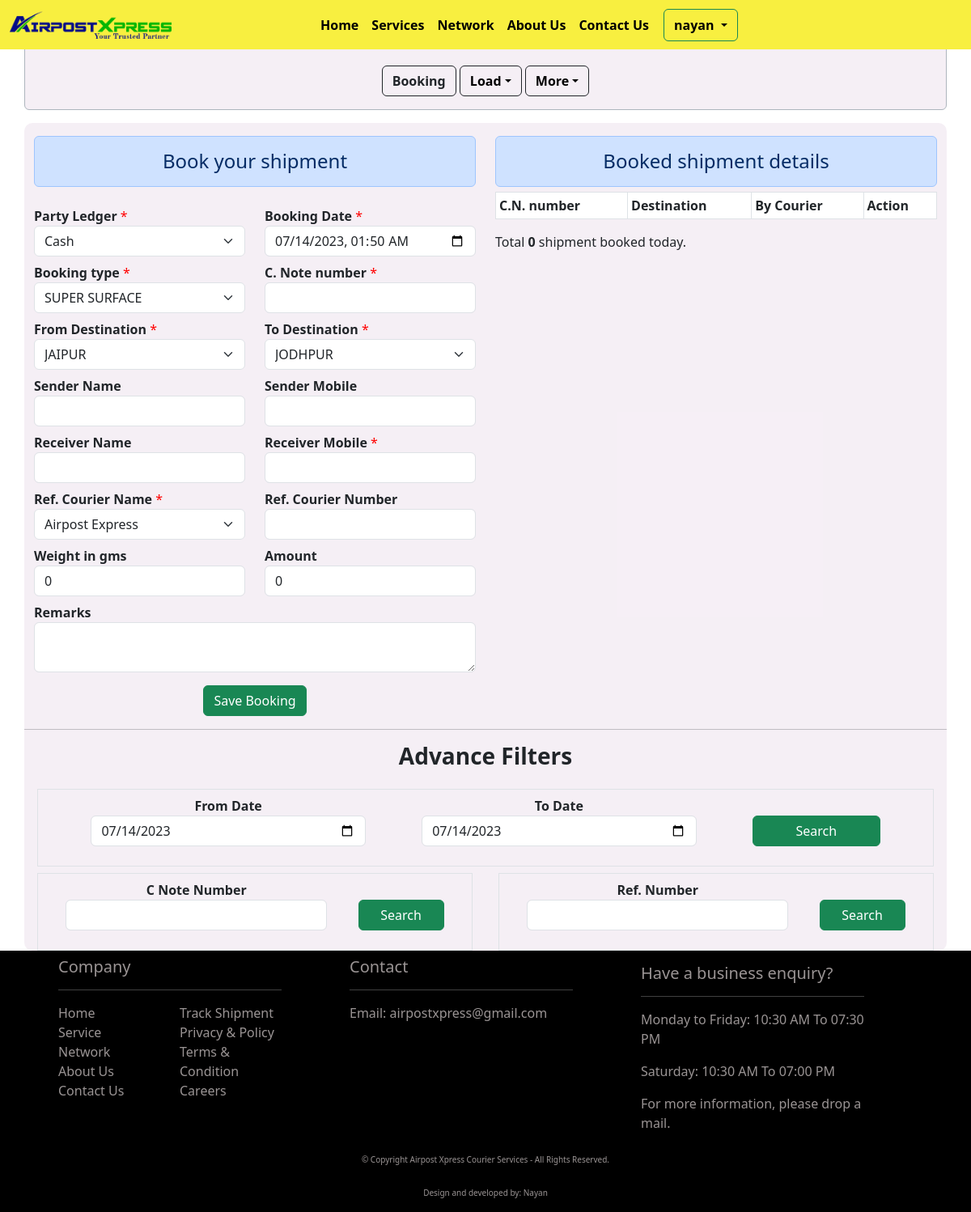
Page /bookings (signed in) on the earlier database version.
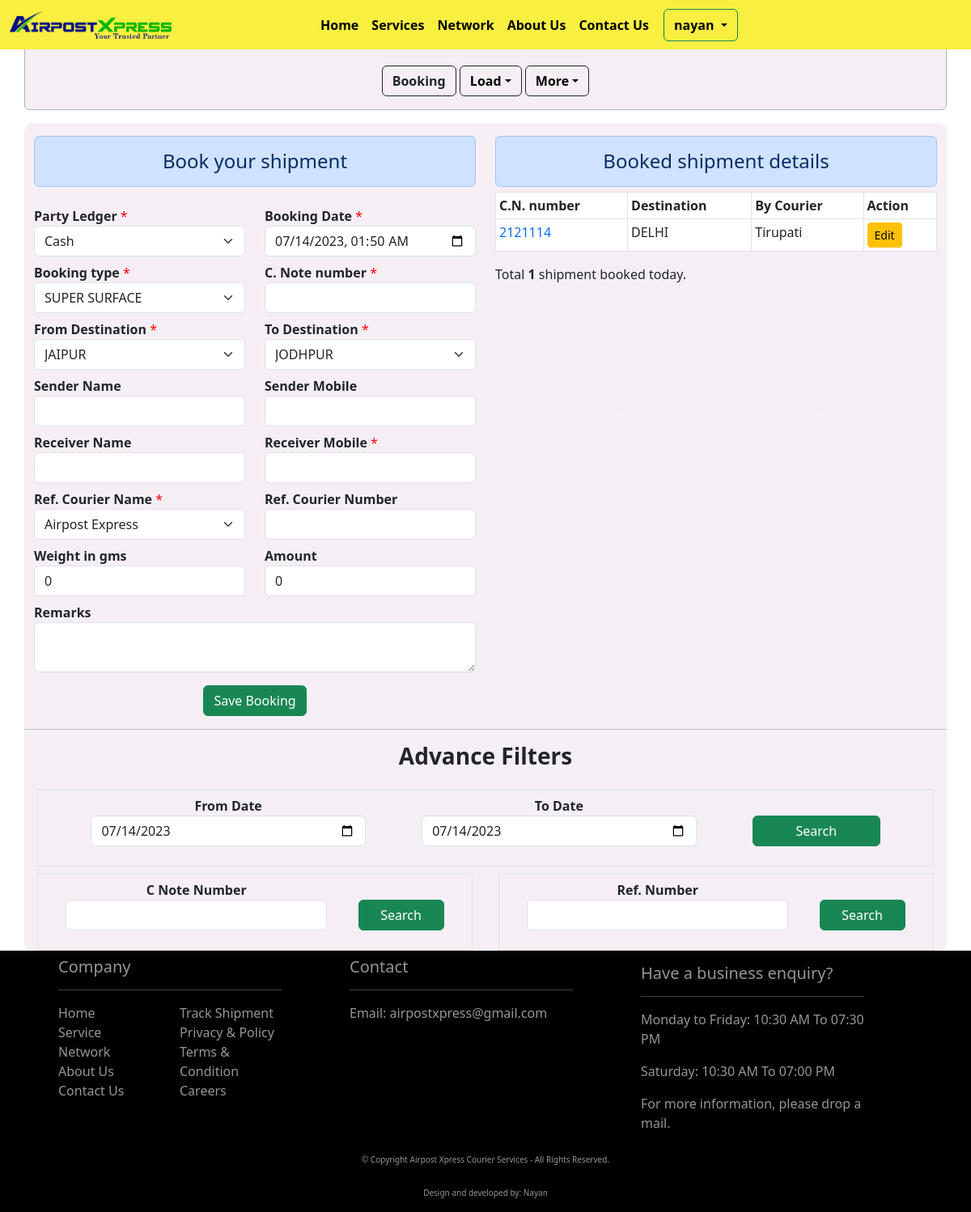
Same page on the later database version.
### api/models.py (models this page shows, shortened)
class Booking(models.Model):
    doc_date = models.DateTimeField(default=datetime.now)
    party_name = models.ForeignKey(PartyAccounts, on_delete=models.CASCADE, null=True, blank=False)
    c_note_number = models.BigIntegerField(unique=True)
    from_destination = models.ForeignKey(Destination, on_delete=models.CASCADE, related_name="from_destination", default=1)
    to_destination = models.ForeignKey(Destination, on_delete=models.CASCADE, related_name="to_destination", default=1)
    booking_type = models.ForeignKey(BookingType, on_delete=models.CASCADE, related_name="booking_types", null=True, default=1)
    sender_name = models.CharField(max_length=256, null=True, blank=True)
    sender_mobile = models.CharField(max_length=15, blank=True, null=True)
    receiver_name = models.CharField(max_length=256, null=True, blank=True)
    receiver_mobile_number = models.CharField(max_length=256, null=True, blank=False)
    ref_courier_name = models.ForeignKey(RefCourier, on_delete=models.CASCADE)
    ref_courier_number = models.CharField(max_length=50, blank=True)
    weight = models.FloatField(blank=True, null=True)
    amount = models.FloatField(blank=True, null=True)
    remarks = models.TextField(max_length=550, blank=True, null=True)
    sender_address = models.TextField(max_length=500, blank=True, null=True, default="")
    receiver_address = models.TextField(max_length=500, blank=True, null=True, default="")
    pcs = models.FloatField(default=1, blank=True, null=True)
    charged_weight = models.FloatField(default=0, blank=True, null=True)
    declared_value = models.FloatField(default=0, blank=True, null=True)
    freight_charge = models.FloatField(default=0, blank=True, null=True)
    pod_charge = models.FloatField(default=0, blank=True, null=True)
    spl_del_charge = models.FloatField(default=0, blank=True, null=True)
    insurance_amt = models.FloatField(default=0, blank=True, null=True)
    insurance_per = models.FloatField(default=0, blank=True, null=True)
    gst_rate = models.ForeignKey(GstModel, on_delete=models.PROTECT, null=True, blank=True)
    gst_amount = models.IntegerField(null=True, blank=True)
    gst_number = models.CharField(max_length=20, null=True, blank=True)
    c_i_gst = models.BooleanField(null=True, blank=True, default=False) # False is c gst
    payment_mode = models.CharField(null=True, blank=True, max_length=15)
    e_way_bill_number = models.CharField(null=True, blank=True, max_length=30)
    state = models.ForeignKey(State, null=True, blank=True, on_delete=models.PROTECT)
    pincode = models.BigIntegerField(null=True, blank=True)
    user = models.ForeignKey(User, on_delete=models.CASCADE, null=True, blank=False)
    created_at = models.DateTimeField(auto_now_add=True, null=True)
    updated_at = models.DateTimeField(auto_now=True, null=True)
    class Meta:
        verbose_name_plural = "Booking"

class Destination(models.Model):
    name = models.CharField(max_length=256)
    class Meta:
        verbose_name_plural = "Destination"
    def __str__(self):
        return self.name

class RefCourier(models.Model):
    name = models.CharField(max_length=500)
    link = models.CharField(max_length=1000)
    type = models.CharField(max_length=50, choices=REF_COURIER_TYPE, default="External")
    if_multiple = models.BooleanField(default=True, null=True)
    selenium = models.BooleanField(default=True, null=True)
    multi_name = models.CharField(max_length=350, null=True, blank=True)
    multi_link = models.CharField(max_length=350, null=True, blank=True)
    final_link = models.CharField(max_length=350, null=True, blank=True)
    class Meta:
        verbose_name_plural = "Ref. couriers"
    def __str__(self):
        return self.name

### api/views.py (the view)
# urls.py: path(r"bookings", bookings, name="bookings"),
@login_required(login_url="login_auth")
def bookings(request):
    destinations = Destination.objects.all()
    ref_courier_name = RefCourier.objects.all()
    booking_type = BookingType.objects.all()
    parties = PartyAccounts.objects.filter(user=request.user)
    today_date = datetime.date.today()
    today_bookings = Booking.objects.filter(created_at__startswith=today_date, user=request.user).order_by("-created_at")
    from_destination = UserAdditionalDetails.objects.get(user=request.user)
    context = {"destinations": destinations,
               "ref_courier_name": ref_courier_name,
               "parties": parties, "today_bookings": today_bookings,
               "booking_type": booking_type,
               "total_bookings": len(today_bookings),
               "from_destination": from_destination}
    return render(request, "bookings.html", context=context)

### api/templates/bookings.html (shortened to what the changed rows need)
{% extends 'base.html' %}{% load static %}{% block title %}Booking{% endblock title %}{% block content %}
<div class="container back_color">
    <div class="row">
        <div class="col-md-6 mt-3">
            <div class="table-responsive">
                <table class="table table-hover table-bordered table-sm booked_data">
                    <thead>
                        <tr>
                            <th scope="col">C.N. number</th>
                            <th scope="col">Destination</th>
                            <th scope="col">By Courier</th>
                            <th scope="col">Action</th>
                        </tr>
                    </thead>
                    <tbody id="tbody">
                        {% for booking in today_bookings %}
                        <tr>
                            <td><a class="text-decoration-none" href="{% url 'tracking_page' booking.c_note_number %}" target="_blank">{{ booking.c_note_number }}</a></td>
                            <td>{{ booking.to_destination }}</td>
                            <td>{{ booking.ref_courier_name }}</td>
                            <td>
                                <input type="button" class="btn btn-warning btn-sm edit-btn" id="edit_booking" value="Edit" data-sid="{{ booking.id }}">
                            </td>
                        </tr>
                        {% endfor %}
                    </tbody>
                </table>
            </div>
            <div class="text-start">
                <p>Total <b>{{ total_bookings }}</b> shipment booked today.</p>
            </div>
        </div>
    </div>
</div>
{% endblock content %}

Differences in the rows shown:
added Booking: c_note_number "2121114", to_destination "DELHI", ref_courier_name "Tirupati"
Other differences:
{{ total_bookings }}: "0" → "1"
